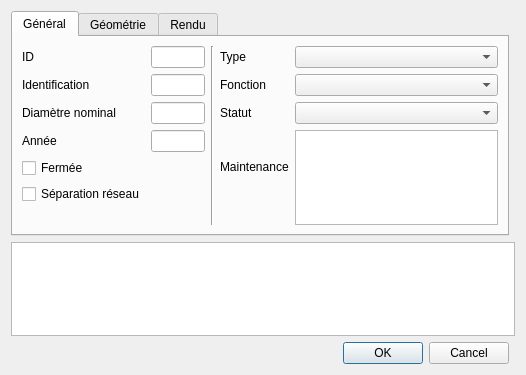
<?xml version="1.0" encoding="UTF-8"?>
<ui version="4.0">
 <class>Dialog</class>
 <widget class="QDialog" name="Dialog">
  <property name="geometry">
   <rect>
    <x>0</x>
    <y>0</y>
    <width>526</width>
    <height>375</height>
   </rect>
  </property>
  <property name="windowTitle">
   <string>Vannes</string>
  </property>
  <layout class="QGridLayout" name="gridLayout">
   <item row="10" column="0" colspan="2">
    <widget class="QPlainTextEdit" name="remark"/>
   </item>
   <item row="11" column="0">
    <widget class="QDialogButtonBox" name="buttonBox">
     <property name="orientation">
      <enum>Qt::Horizontal</enum>
     </property>
     <property name="standardButtons">
      <set>QDialogButtonBox::Cancel|QDialogButtonBox::Ok</set>
     </property>
    </widget>
   </item>
   <item row="0" column="0">
    <widget class="QTabWidget" name="tabWidget">
     <property name="currentIndex">
      <number>0</number>
     </property>
     <widget class="QWidget" name="tab">
      <attribute name="title">
       <string>Général</string>
      </attribute>
      <layout class="QGridLayout" name="gridLayout_3">
       <item row="0" column="0">
        <widget class="QLabel" name="label">
         <property name="text">
          <string>ID</string>
         </property>
        </widget>
       </item>
       <item row="0" column="1">
        <widget class="QLineEdit" name="id">
         <property name="enabled">
          <bool>true</bool>
         </property>
         <property name="readOnly">
          <bool>true</bool>
         </property>
        </widget>
       </item>
       <item row="0" column="2" rowspan="7">
        <widget class="Line" name="line_2">
         <property name="orientation">
          <enum>Qt::Vertical</enum>
         </property>
        </widget>
       </item>
       <item row="0" column="3">
        <widget class="QLabel" name="label_3">
         <property name="text">
          <string>Type</string>
         </property>
        </widget>
       </item>
       <item row="0" column="4">
        <widget class="QComboBox" name="id_type"/>
       </item>
       <item row="1" column="0">
        <widget class="QLabel" name="label_2">
         <property name="text">
          <string>Identification</string>
         </property>
        </widget>
       </item>
       <item row="1" column="1">
        <widget class="QLineEdit" name="identification"/>
       </item>
       <item row="1" column="3">
        <widget class="QLabel" name="label_4">
         <property name="text">
          <string>Fonction</string>
         </property>
        </widget>
       </item>
       <item row="1" column="4">
        <widget class="QComboBox" name="id_function"/>
       </item>
       <item row="2" column="0">
        <widget class="QLabel" name="label_8">
         <property name="text">
          <string>Diamètre nominal</string>
         </property>
        </widget>
       </item>
       <item row="2" column="1">
        <widget class="QLineEdit" name="diameter_nominal"/>
       </item>
       <item row="2" column="3">
        <widget class="QLabel" name="label_16">
         <property name="text">
          <string>Statut</string>
         </property>
        </widget>
       </item>
       <item row="2" column="4">
        <widget class="QComboBox" name="id_status"/>
       </item>
       <item row="3" column="0">
        <widget class="QLabel" name="label_7">
         <property name="text">
          <string>Année</string>
         </property>
        </widget>
       </item>
       <item row="3" column="1">
        <widget class="QLineEdit" name="year"/>
       </item>
       <item row="3" column="4" rowspan="4">
        <widget class="QListWidget" name="id_maintenance"/>
       </item>
       <item row="4" column="0">
        <widget class="QCheckBox" name="closed">
         <property name="text">
          <string>Fermée</string>
         </property>
        </widget>
       </item>
       <item row="5" column="0">
        <widget class="QCheckBox" name="networkseparation">
         <property name="text">
          <string>Séparation réseau</string>
         </property>
        </widget>
       </item>
       <item row="3" column="3" rowspan="3">
        <widget class="QLabel" name="label_10">
         <property name="text">
          <string>Maintenance</string>
         </property>
        </widget>
       </item>
      </layout>
     </widget>
     <widget class="QWidget" name="tab_2">
      <attribute name="title">
       <string>Géométrie</string>
      </attribute>
      <layout class="QGridLayout" name="gridLayout_2">
       <item row="6" column="1">
        <widget class="QComboBox" name="id_precision">
         <property name="sizeAdjustPolicy">
          <enum>QComboBox::AdjustToContents</enum>
         </property>
        </widget>
       </item>
       <item row="6" column="0">
        <widget class="QLabel" name="label_19">
         <property name="text">
          <string>Précision</string>
         </property>
        </widget>
       </item>
       <item row="2" column="2" rowspan="5">
        <widget class="Line" name="line">
         <property name="orientation">
          <enum>Qt::Vertical</enum>
         </property>
        </widget>
       </item>
       <item row="2" column="1">
        <widget class="QLineEdit" name="altitude_real"/>
       </item>
       <item row="2" column="0">
        <widget class="QLabel" name="label_5">
         <property name="text">
          <string>Altitude réelle</string>
         </property>
        </widget>
       </item>
       <item row="4" column="1">
        <widget class="QLineEdit" name="id_pipe">
         <property name="enabled">
          <bool>true</bool>
         </property>
         <property name="readOnly">
          <bool>true</bool>
         </property>
        </widget>
       </item>
       <item row="4" column="0">
        <widget class="QLabel" name="label_13">
         <property name="text">
          <string>Conduite</string>
         </property>
        </widget>
       </item>
       <item row="7" column="1">
        <spacer name="verticalSpacer_3">
         <property name="orientation">
          <enum>Qt::Vertical</enum>
         </property>
         <property name="sizeHint" stdset="0">
          <size>
           <width>20</width>
           <height>40</height>
          </size>
         </property>
        </spacer>
       </item>
       <item row="6" column="3">
        <widget class="QLabel" name="label_14">
         <property name="text">
          <string>Zone de pression</string>
         </property>
        </widget>
       </item>
       <item row="6" column="4">
        <widget class="QComboBox" name="id_pressurezone">
         <property name="enabled">
          <bool>false</bool>
         </property>
        </widget>
       </item>
       <item row="4" column="4">
        <widget class="QLineEdit" name="_districts">
         <property name="enabled">
          <bool>true</bool>
         </property>
         <property name="readOnly">
          <bool>true</bool>
         </property>
        </widget>
       </item>
       <item row="3" column="4">
        <widget class="QLineEdit" name="_printmaps">
         <property name="enabled">
          <bool>true</bool>
         </property>
         <property name="readOnly">
          <bool>true</bool>
         </property>
        </widget>
       </item>
       <item row="4" column="3">
        <widget class="QLabel" name="label_12">
         <property name="text">
          <string>Communes</string>
         </property>
        </widget>
       </item>
       <item row="3" column="3">
        <widget class="QLabel" name="label_15">
         <property name="text">
          <string>Folios</string>
         </property>
        </widget>
       </item>
       <item row="2" column="3">
        <widget class="QLabel" name="label_11">
         <property name="text">
          <string>Noeud</string>
         </property>
        </widget>
       </item>
       <item row="2" column="4">
        <widget class="QLineEdit" name="id_node">
         <property name="enabled">
          <bool>true</bool>
         </property>
         <property name="readOnly">
          <bool>true</bool>
         </property>
        </widget>
       </item>
       <item row="3" column="1">
        <widget class="QComboBox" name="id_precisionalti"/>
       </item>
       <item row="3" column="0">
        <widget class="QLabel" name="label_6">
         <property name="text">
          <string>Précision alti.</string>
         </property>
        </widget>
       </item>
      </layout>
     </widget>
     <widget class="QWidget" name="tab_3">
      <attribute name="title">
       <string>Rendu</string>
      </attribute>
      <layout class="QGridLayout" name="gridLayout_4">
       <item row="0" column="0">
        <widget class="QGroupBox" name="groupBox_2">
         <property name="title">
          <string>Schématique</string>
         </property>
         <layout class="QGridLayout" name="gridLayout_6">
          <item row="3" column="1">
           <widget class="QCheckBox" name="_geometry_schematic_used">
            <property name="enabled">
             <bool>false</bool>
            </property>
            <property name="layoutDirection">
             <enum>Qt::RightToLeft</enum>
            </property>
            <property name="text">
             <string>géométrie alternative</string>
            </property>
           </widget>
          </item>
          <item row="0" column="0">
           <widget class="QLabel" name="label_9">
            <property name="text">
             <string>Visibilité</string>
            </property>
           </widget>
          </item>
          <item row="2" column="0" colspan="2">
           <widget class="QCheckBox" name="_schema_visible">
            <property name="enabled">
             <bool>false</bool>
            </property>
            <property name="layoutDirection">
             <enum>Qt::RightToLeft</enum>
            </property>
            <property name="text">
             <string>schématique</string>
            </property>
           </widget>
          </item>
          <item row="4" column="1">
           <spacer name="verticalSpacer">
            <property name="orientation">
             <enum>Qt::Vertical</enum>
            </property>
            <property name="sizeHint" stdset="0">
             <size>
              <width>20</width>
              <height>10</height>
             </size>
            </property>
           </spacer>
          </item>
          <item row="0" column="1">
           <widget class="QComboBox" name="schema_force_view">
            <property name="editable">
             <bool>false</bool>
            </property>
            <property name="sizeAdjustPolicy">
             <enum>QComboBox::AdjustToContents</enum>
            </property>
           </widget>
          </item>
         </layout>
        </widget>
       </item>
       <item row="0" column="1">
        <widget class="Line" name="line_6">
         <property name="orientation">
          <enum>Qt::Vertical</enum>
         </property>
        </widget>
       </item>
       <item row="0" column="2">
        <widget class="QGroupBox" name="groupBox">
         <property name="title">
          <string>Label</string>
         </property>
         <layout class="QGridLayout" name="gridLayout_5">
          <item row="4" column="0">
           <spacer name="verticalSpacer_2">
            <property name="orientation">
             <enum>Qt::Vertical</enum>
            </property>
            <property name="sizeHint" stdset="0">
             <size>
              <width>20</width>
              <height>10</height>
             </size>
            </property>
           </spacer>
          </item>
          <item row="0" column="0">
           <widget class="QLabel" name="label_17">
            <property name="text">
             <string>standard</string>
            </property>
           </widget>
          </item>
          <item row="0" column="1">
           <widget class="QComboBox" name="id_labelvisible">
            <property name="sizeAdjustPolicy">
             <enum>QComboBox::AdjustToContents</enum>
            </property>
           </widget>
          </item>
          <item row="2" column="0" colspan="2">
           <widget class="QLineEdit" name="labelremark"/>
          </item>
          <item row="1" column="1">
           <widget class="QComboBox" name="id_labelvisible_schema">
            <property name="sizeAdjustPolicy">
             <enum>QComboBox::AdjustToContents</enum>
            </property>
           </widget>
          </item>
          <item row="1" column="0">
           <widget class="QLabel" name="label_18">
            <property name="text">
             <string>schématique</string>
            </property>
           </widget>
          </item>
         </layout>
        </widget>
       </item>
      </layout>
     </widget>
    </widget>
   </item>
  </layout>
 </widget>
 <resources/>
 <connections>
  <connection>
   <sender>buttonBox</sender>
   <signal>accepted()</signal>
   <receiver>Dialog</receiver>
   <slot>accept()</slot>
   <hints>
    <hint type="sourcelabel">
     <x>248</x>
     <y>254</y>
    </hint>
    <hint type="destinationlabel">
     <x>157</x>
     <y>274</y>
    </hint>
   </hints>
  </connection>
  <connection>
   <sender>buttonBox</sender>
   <signal>rejected()</signal>
   <receiver>Dialog</receiver>
   <slot>reject()</slot>
   <hints>
    <hint type="sourcelabel">
     <x>316</x>
     <y>260</y>
    </hint>
    <hint type="destinationlabel">
     <x>286</x>
     <y>274</y>
    </hint>
   </hints>
  </connection>
 </connections>
</ui>
